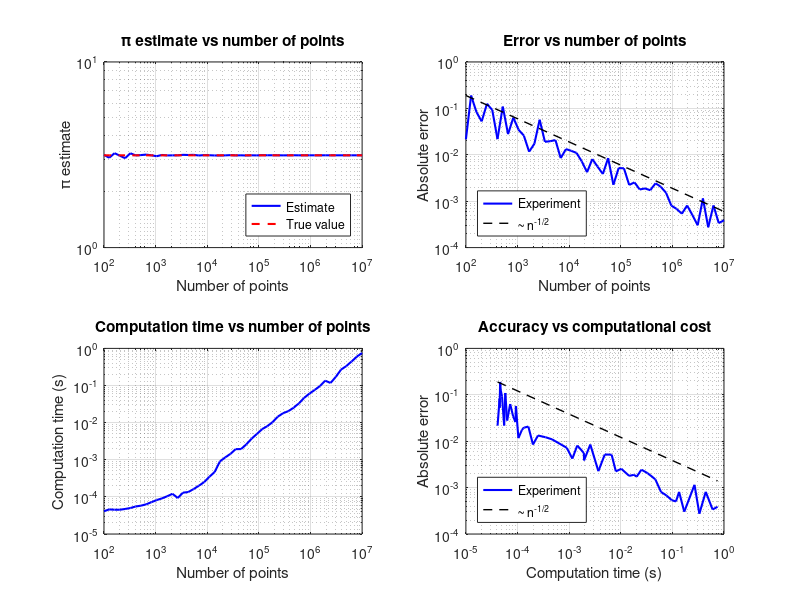

This chart was generated by the following MATLAB code:
%% Project 1 task 1
% Author: Yunpeng Chu
% Date:   2025/9/14
%
% directly run it

function task1()
    %% Set different numbers of points
    n_points = round(logspace(2, 7, 50)); % 50 logarithmic intervals from 10^2 to 10^7
    pi_estimates = zeros(size(n_points));
    errors = zeros(size(n_points));
    times = zeros(size(n_points));

    % Warm up once
    dummy = rand(1000,1); 

    %% Compute π estimation under each number of points
    R = 5;  % number of repetitions
    for i = 1:length(n_points)
        n = n_points(i);

        est_r = zeros(R,1);
        err_r = zeros(R,1);
        tim_r = zeros(R,1);

        for r = 1:R
            tic;
            % Generate random points
            x = rand(n, 1);
            y = rand(n, 1);

            % Count number of points inside the circle
            inside_circle = (x.^2 + y.^2) <= 1;
            n_inside = sum(inside_circle);

            % Estimate π
            est_r(r) = 4 * n_inside / n;

            % Record time
            tim_r(r) = toc;

            % Compute error
            err_r(r) = abs(est_r(r) - pi);
        end

        % Take median
        pi_estimates(i) = median(est_r);
        errors(i)       = median(err_r);
        times(i)        = median(tim_r);
    end

    %% Plot results
    figure;

    % π estimation curve
    subplot(2, 2, 1);
    loglog(n_points, pi_estimates, 'b-', 'LineWidth', 1.5);
    hold on;
    loglog(n_points, pi*ones(size(n_points)), 'r--', 'LineWidth', 1.5);
    xlabel('Number of points');
    ylabel('\pi estimate');
    title('\pi estimate vs number of points');
    legend('Estimate', 'True value', 'Location', 'southeast');
    grid on;

    % Error curve
    subplot(2, 2, 2);
    loglog(n_points, errors, 'b-', 'LineWidth', 1.5);
    hold on;
    n_ref = [min(n_points), max(n_points)];
    e_ref = max(errors) * (n_ref/min(n_ref)).^(-1/2);   % Add reference line
    loglog(n_ref, e_ref, 'k--', 'LineWidth', 1);
    xlabel('Number of points');
    ylabel('Absolute error');
    title('Error vs number of points');
    legend('Experiment', '~ n^{-1/2}', 'Location','southwest');
    grid on;

    % Time curve
    subplot(2, 2, 3);
    loglog(n_points, times, 'b-', 'LineWidth', 1.5);
    xlabel('Number of points');
    ylabel('Computation time (s)');
    title('Computation time vs number of points');
    grid on;

    % Accuracy vs computational cost
    subplot(2, 2, 4);
    [tSort, idx] = sort(times);
    eSort = errors(idx);
    loglog(tSort, eSort, 'b-', 'LineWidth', 1.5);
    hold on;
    t0 = max(min(tSort(tSort>0)), 1e-6);
    e0 = max(errors);
    refT = [t0, max(tSort)];
    refE = e0 * (refT / t0).^(-1/2);
    loglog(refT, refE, 'k--', 'LineWidth', 1);
    xlabel('Computation time (s)');
    ylabel('Absolute error');
    title('Accuracy vs computational cost');
    legend('Experiment','~ n^{-1/2}','Location','southwest');
    grid on;

    % Adjust subplot spacing
    set(gcf, 'Position', [100, 100, 1200, 800]);

    % Print the last π estimation and true value in command window
    fprintf('Number of iterations: %d\n', n_points(end));
    fprintf('Estimated π: %.10f\n', pi_estimates(end));
    fprintf('True π: %.10f\n', pi);
    fprintf('Absolute error: %.10f\n', errors(end));
end
